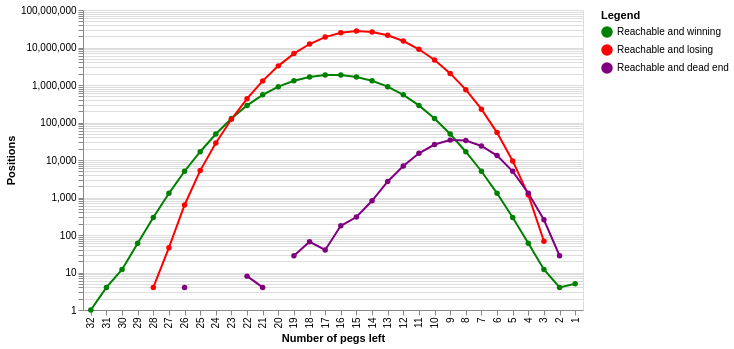

Notebook cell for this chart:
### Markdown cell above
Note that in this chart the y-axis is logaritmic instead of linear. The blue line shows you all ways you could place pegs without minding any rules. For example, you can arrange the 32 starting pegs + 1 free spot in 33 potential ways. In the real game with 32 pegs there is only 1 position that is reachable: the start position. That's why the orange line is lower. After the initial move, there are 4 reachable positions with 31 pegs and this 'escalates' quite quickly. 

Let's now investigate these reachable positions further. They can be divided into 3 different types:
* Winning positions from where you can still reach the winning end with 1 peg
* Dead ends, where you cannot move anymore. 
* Losing positions, where you will eventually hit a dead end before you win the game. 

While playing you might not know if you are in a winning or losing position. You will notice a dead end though.

### Code cell
#| echo: false
plot_columns = ['#pegs', 'Reachable and winning', 'Reachable and losing','Reachable and dead end']

df = data[plot_columns].melt(
    id_vars='#pegs',
    var_name='Legend',
    value_name='#'
)

alt.Chart(df).mark_line(point=True).encode(
    x=alt.X("#pegs:O", title="Number of pegs left", scale=alt.Scale(reverse=True)),
    y=alt.Y("#:Q", title="Positions", scale=alt.Scale(type="log")),
    color=alt.Color(
        "Legend:N",
        scale=alt.Scale(
            domain=['Reachable and winning', 'Reachable and losing','Reachable and dead end'],
            range=['green', 'red', 'purple']
        )
    )
).properties(width=500, height=300)

### Figure 1 — Vega-Lite specification as saved in the notebook (floating-point values rounded to 4 significant figures)
{"config": {"view": {"continuousWidth": 300, "continuousHeight": 300}}, "data": {"name": "data-98123d58b1e1117d07144c3d7729d87c"}, "mark": {"type": "line", "point": true}, "encoding": {"color": {"field": "Legend", "scale": {"domain": ["Reachable and winning", "Reachable and losing", "Reachable and dead end"], "range": ["green", "red", "purple"]}, "type": "nominal"}, "x": {"field": "#pegs", "scale": {"reverse": true}, "title": "Number of pegs left", "type": "ordinal"}, "y": {"field": "#", "scale": {"type": "log"}, "title": "Positions", "type": "quantitative"}}, "height": 300, "width": 500, "$schema": "https://vega.github.io/schema/vega-lite/v6.4.1.json", "datasets": {"data-98123d58b1e1117d07144c3d7729d87c": [{"#pegs": 1, "Legend": "Reachable and winning", "#": 5.0}, {"#pegs": 2, "Legend": "Reachable and winning", "#": 4.0}, {"#pegs": 3, "Legend": "Reachable and winning", "#": 12.0}, {"#pegs": 4, "Legend": "Reachable and winning", "#": 60.0}, {"#pegs": 5, "Legend": "Reachable and winning", "#": 292.0}, {"#pegs": 6, "Legend": "Reachable and winning", "#": 1292.0}, {"#pegs": 7, "Legend": "Reachable and winning", "#": 5012.0}, {"#pegs": 8, "Legend": "Reachable and winning", "#": 16630.0}, {"#pegs": 9, "Legend": "Reachable and winning", "#": 49240.0}, {"#pegs": 10, "Legend": "Reachable and winning", "#": 128000.0}, {"#pegs": 11, "Legend": "Reachable and winning", "#": 285700.0}, {"#pegs": 12, "Legend": "Reachable and winning", "#": 546300.0}, {"#pegs": 13, "Legend": "Reachable and winning", "#": 902100.0}, {"#pegs": 14, "Legend": "Reachable and winning", "#": 1298000.0}, {"#pegs": 15, "Legend": "Reachable and winning", "#": 1640000.0}, {"#pegs": 16, "Legend": "Reachable and winning", "#": 1842000.0}, {"#pegs": 17, "Legend": "Reachable and winning", "#": 1842000.0}, {"#pegs": 18, "Legend": "Reachable and winning", "#": 1640000.0}, {"#pegs": 19, "Legend": "Reachable and winning", "#": 1298000.0}, {"#pegs": 20, "Legend": "Reachable and winning", "#": 902100.0}, {"#pegs": 21, "Legend": "Reachable and winning", "#": 546300.0}, {"#pegs": 22, "Legend": "Reachable and winning", "#": 285700.0}, {"#pegs": 23, "Legend": "Reachable and winning", "#": 128000.0}, {"#pegs": 24, "Legend": "Reachable and winning", "#": 49240.0}, {"#pegs": 25, "Legend": "Reachable and winning", "#": 16630.0}, {"#pegs": 26, "Legend": "Reachable and winning", "#": 5012.0}, {"#pegs": 27, "Legend": "Reachable and winning", "#": 1292.0}, {"#pegs": 28, "Legend": "Reachable and winning", "#": 292.0}, {"#pegs": 29, "Legend": "Reachable and winning", "#": 60.0}, {"#pegs": 30, "Legend": "Reachable and winning", "#": 12.0}, {"#pegs": 31, "Legend": "Reachable and winning", "#": 4.0}, {"#pegs": 32, "Legend": "Reachable and winning", "#": 1.0}, {"#pegs": 1, "Legend": "Reachable and losing", "#": null}, {"#pegs": 2, "Legend": "Reachable and losing", "#": null}, {"#pegs": 3, "Legend": "Reachable and losing", "#": 68.0}, {"#pegs": 4, "Legend": "Reachable and losing", "#": 1174.0}, {"#pegs": 5, "Legend": "Reachable and losing", "#": 9448.0}, {"#pegs": 6, "Legend": "Reachable and losing", "#": 53800.0}, {"#pegs": 7, "Legend": "Reachable and losing", "#": 226800.0}, {"#pegs": 8, "Legend": "Reachable and losing", "#": 750500.0}, {"#pegs": 9, "Legend": "Reachable and losing", "#": 2037000.0}, {"#pegs": 10, "Legend": "Reachable and losing", "#": 4639000.0}, {"#pegs": 11, "Legend": "Reachable and losing", "#": 8974000.0}, {"#pegs": 12, "Legend": "Reachable and losing", "#": 14870000.0}, {"#pegs": 13, "Legend": "Reachable and losing", "#": 21200000.0}, {"#pegs": 14, "Legend": "Reachable and losing", "#": 25990000.0}, {"#pegs": 15, "Legend": "Reachable and losing", "#": 27350000.0}, {"#pegs": 16, "Legend": "Reachable and losing", "#": 24640000.0}, {"#pegs": 17, "Legend": "Reachable and losing", "#": 18930000.0}, {"#pegs": 18, "Legend": "Reachable and losing", "#": 12380000.0}, {"#pegs": 19, "Legend": "Reachable and losing", "#": 6873000.0}, {"#pegs": 20, "Legend": "Reachable and losing", "#": 3236000.0}, {"#pegs": 21, "Legend": "Reachable and losing", "#": 1288000.0}, {"#pegs": 22, "Legend": "Reachable and losing", "#": 432000.0}, {"#pegs": 23, "Legend": "Reachable and losing", "#": 121700.0}, {"#pegs": 24, "Legend": "Reachable and losing", "#": 28320.0}, {"#pegs": 25, "Legend": "Reachable and losing", "#": 5214.0}, {"#pegs": 26, "Legend": "Reachable and losing", "#": 632.0}, {"#pegs": 27, "Legend": "Reachable and losing", "#": 46.0}, {"#pegs": 28, "Legend": "Reachable and losing", "#": 4.0}, {"#pegs": 29, "Legend": "Reachable and losing", "#": null}, {"#pegs": 30, "Legend": "Reachable and losing", "#": null}, {"#pegs": 31, "Legend": "Reachable and losing", "#": null}, {"#pegs": 32, "Legend": "Reachable and losing", "#": null}, {"#pegs": 1, "Legend": "Reachable and dead end", "#": null}, {"#pegs": 2, "Legend": "Reachable and dead end", "#": 28.0}, {"#pegs": 3, "Legend": "Reachable and dead end", "#": 254.0}, {"#pegs": 4, "Legend": "Reachable and dead end", "#": 1295.0}, {"#pegs": 5, "Legend": "Reachable and dead end", "#": 4987.0}, {"#pegs": 6, "Legend": "Reachable and dead end", "#": 13140.0}, {"#pegs": 7, "Legend": "Reachable and dead end", "#": 23720.0}, {"#pegs": 8, "Legend": "Reachable and dead end", "#": 33050.0}, {"#pegs": 9, "Legend": "Reachable and dead end", "#": 33890.0}, {"#pegs": 10, "Legend": "Reachable and dead end", "#": 25850.0}, {"#pegs": 11, "Legend": "Reachable and dead end", "#": 15120.0}, {"#pegs": 12, "Legend": "Reachable and dead end", "#": 6890.0}, {"#pegs": 13, "Legend": "Reachable and dead end", "#": 2675.0}, {"#pegs": 14, "Legend": "Reachable and dead end", "#": 816.0}, {"#pegs": 15, "Legend": "Reachable and dead end", "#": 302.0}, {"#pegs": 16, "Legend": "Reachable and dead end", "#": 176.0}, {"#pegs": 17, "Legend": "Reachable and dead end", "#": 40.0}, {"#pegs": 18, "Legend": "Reachable and dead end", "#": 66.0}, {"#pegs": 19, "Legend": "Reachable and dead end", "#": 28.0}, {"#pegs": 20, "Legend": "Reachable and dead end", "#": null}, {"#pegs": 21, "Legend": "Reachable and dead end", "#": 4.0}, {"#pegs": 22, "Legend": "Reachable and dead end", "#": 8.0}, {"#pegs": 23, "Legend": "Reachable and dead end", "#": null}, {"#pegs": 24, "Legend": "Reachable and dead end", "#": null}, {"#pegs": 25, "Legend": "Reachable and dead end", "#": null}, {"#pegs": 26, "Legend": "Reachable and dead end", "#": 4.0}, {"#pegs": 27, "Legend": "Reachable and dead end", "#": null}, {"#pegs": 28, "Legend": "Reachable and dead end", "#": null}, {"#pegs": 29, "Legend": "Reachable and dead end", "#": null}, {"#pegs": 30, "Legend": "Reachable and dead end", "#": null}, {"#pegs": 31, "Legend": "Reachable and dead end", "#": null}, {"#pegs": 32, "Legend": "Reachable and dead end", "#": null}]}}
